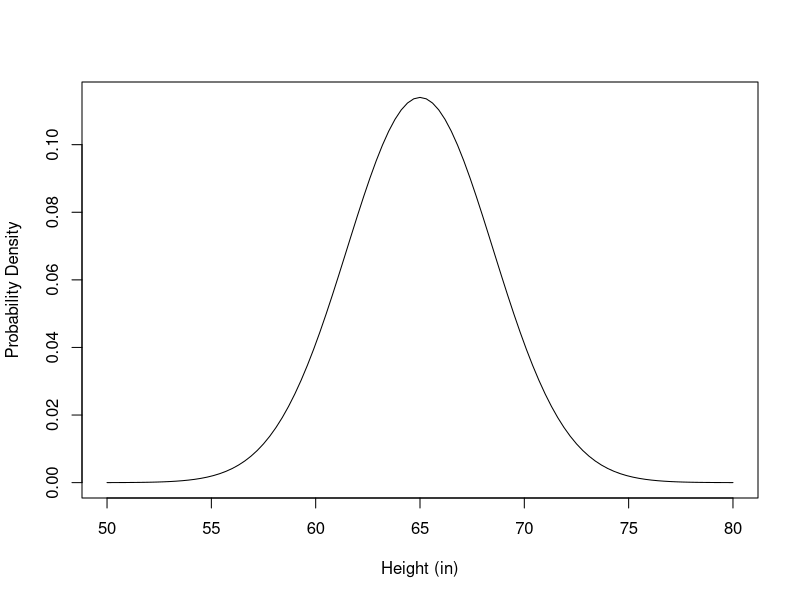
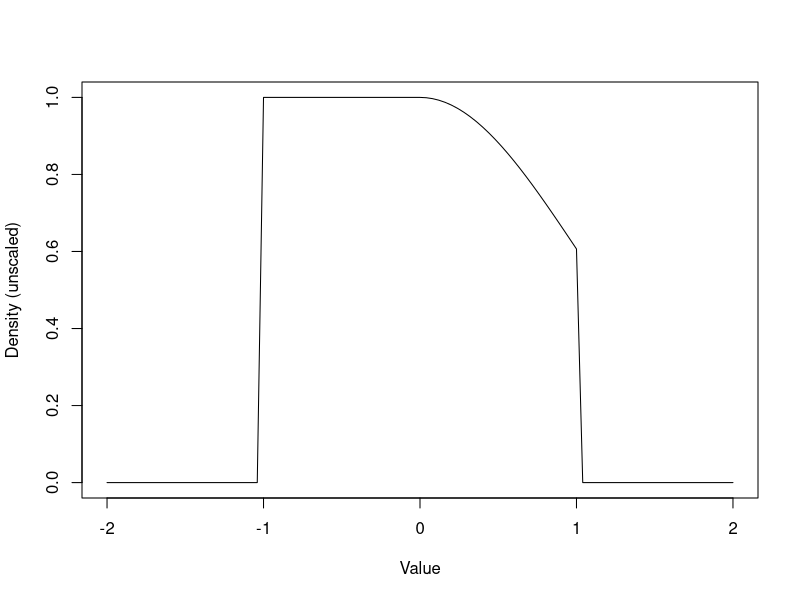
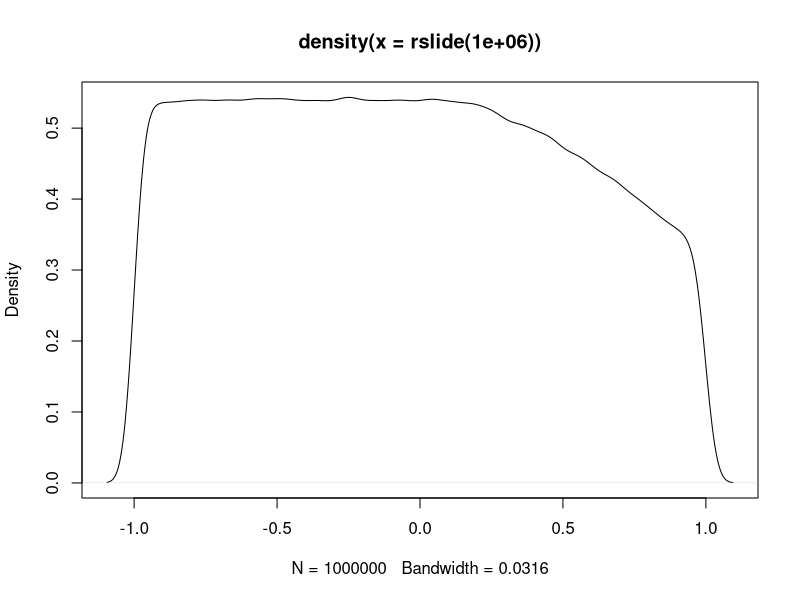

Write the R code that produced these figures, in order.
## ---- chunk 1
curve(dnorm(x, 65, 3.5), 50, 80, xlab = "Height (in)",
  ylab = "Probability Density")
## ---- chunk 2
rnorm(10, 65, 3.5)
## ---- chunk 3
dslide = function(x) {
  ifelse(x > 1, 0,
    ifelse(x > 0, dnorm(x) / dnorm(0), dunif(x, -1, 0))
  )
}

curve(dslide, -2, 2, xlab = "Value", ylab = "Density (unscaled)")
## ---- chunk 4
# Your code goes here.
# reject is a boolean variable that records whether to reject the sample
x = runif(1, -1, 1)
y = runif(1, 0, 1)
y_actual = dslide(x)
reject = FALSE
if (y > y_actual) {
  reject = TRUE
}



## ---- chunk 5
# Your code goes here.
rslide = function(n) {
  v = vector(length = n)
  i = 1
  while(v[n] == 0) {
    x = runif(1, -1, 1)
    y = runif(1, 0, 1)
    y_actual = dslide(x)
    reject = FALSE
    if (y > y_actual) {
      reject = TRUE
    }
    if (reject == FALSE) {
      v[i] = x
      i = i + 1
    }
  }
  return(v)
}

#v = rslide(10)
#v
## ---- chunk 6
# Your code goes here.
set.seed(33)
plot(density(rslide(1000000)))

## ---- chunk 7
# Your code goes here.
samples = rslide(1000000)
mean = mean(samples)
std = sd(samples)

## ---- chunk 8
# Your code goes here.
rslide = function(n) {
  v = vector(length = n)
  i = 1
  num_rej = 0
  while(v[n] == 0) {
    x = runif(1, -1, 1)
    y = runif(1, 0, 1)
    y_actual = dslide(x)
    reject = FALSE
    if (y > y_actual) {
      reject = TRUE
      num_rej = num_rej + 1
    }
    if (reject == FALSE) {
      v[i] = x
      i = i + 1
    }
  }
  return(num_rej)
}

rej = replicate(1000, rslide(1000))
percentage = mean(rej) / 1000
message(percentage)
